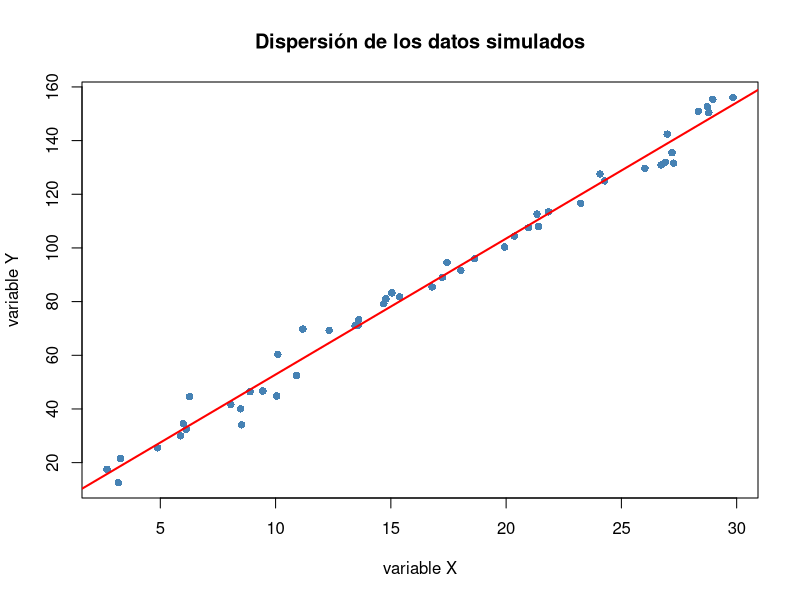
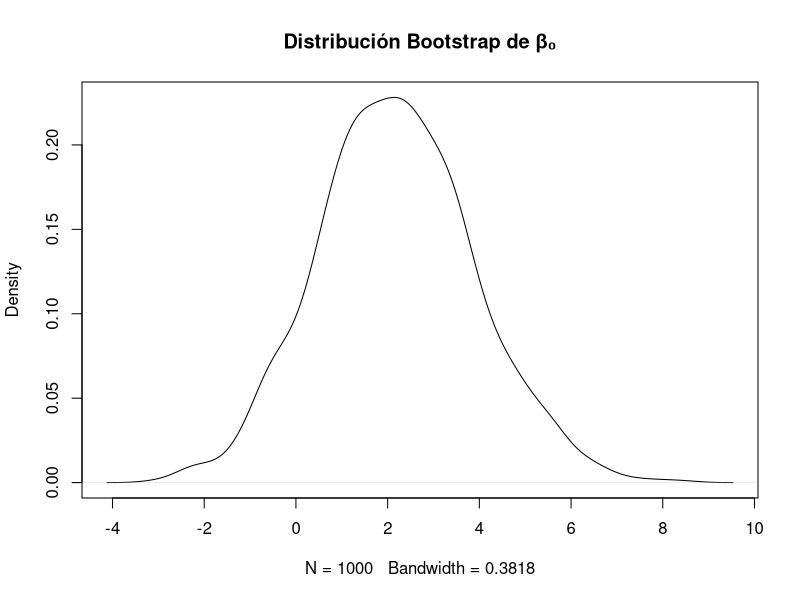
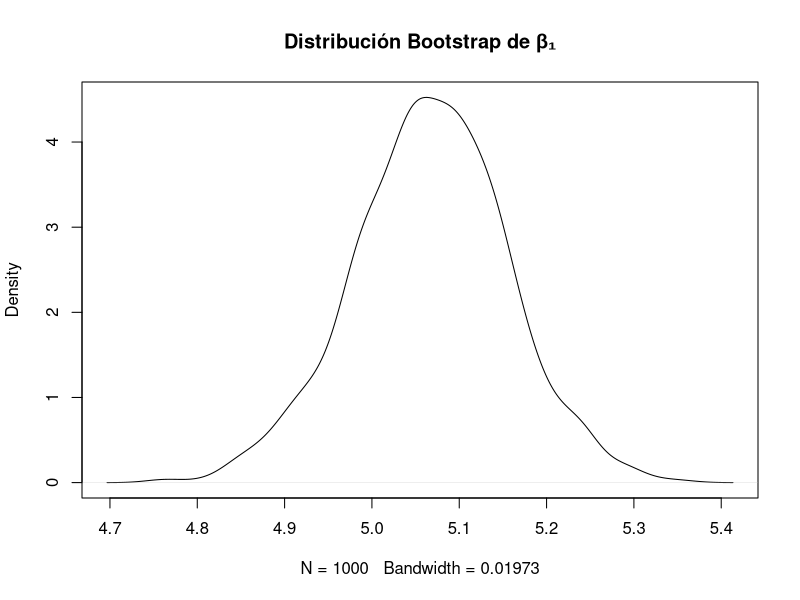
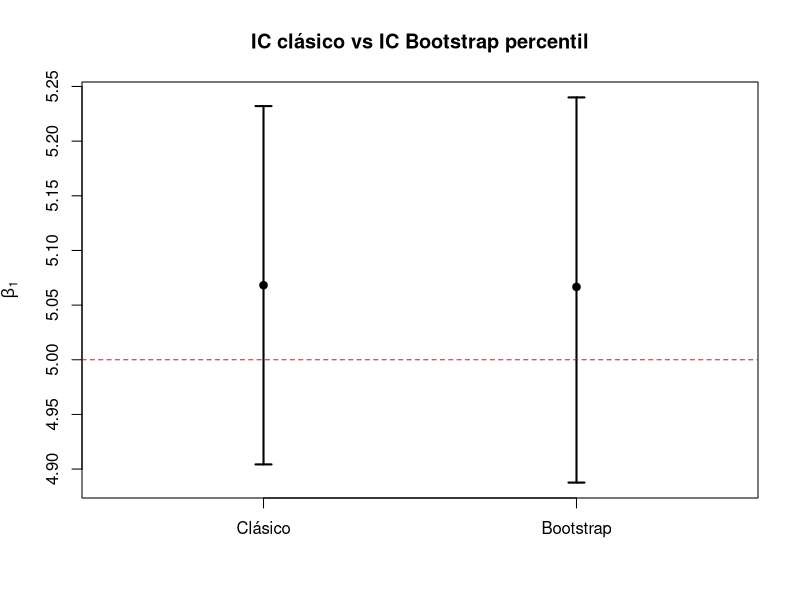
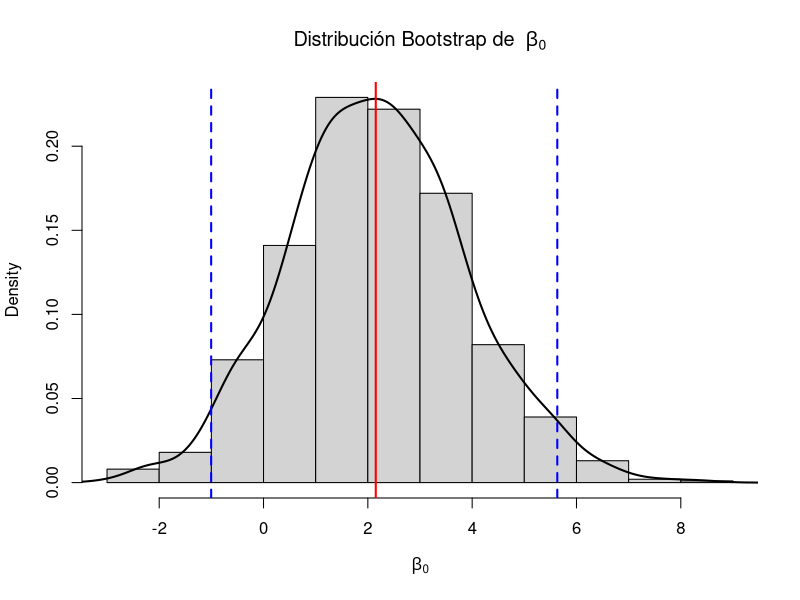
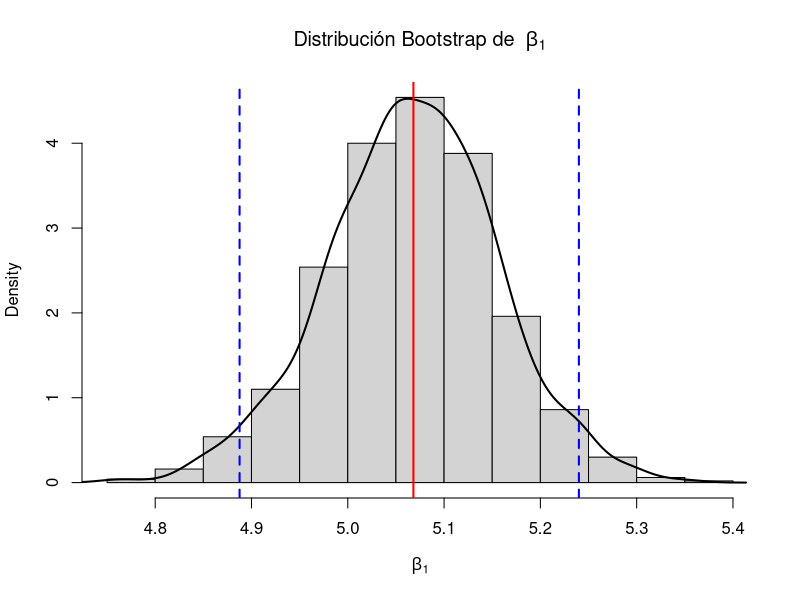
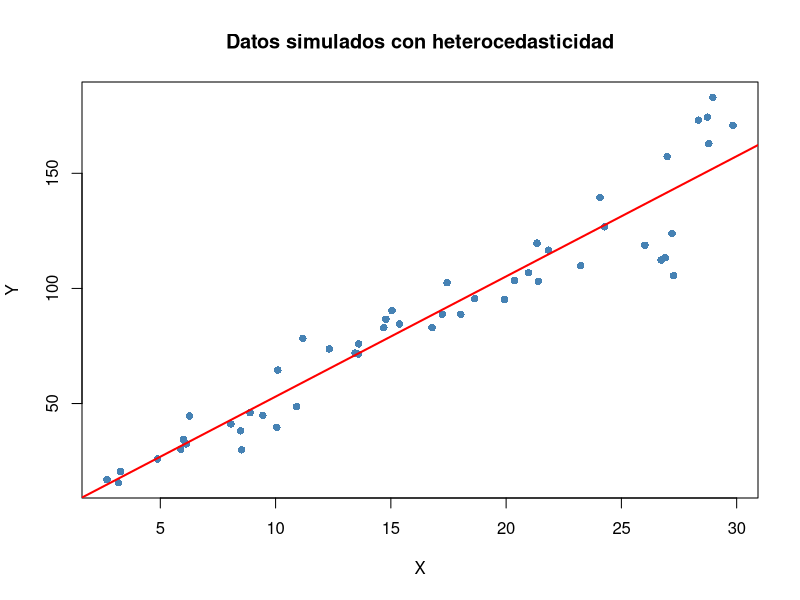
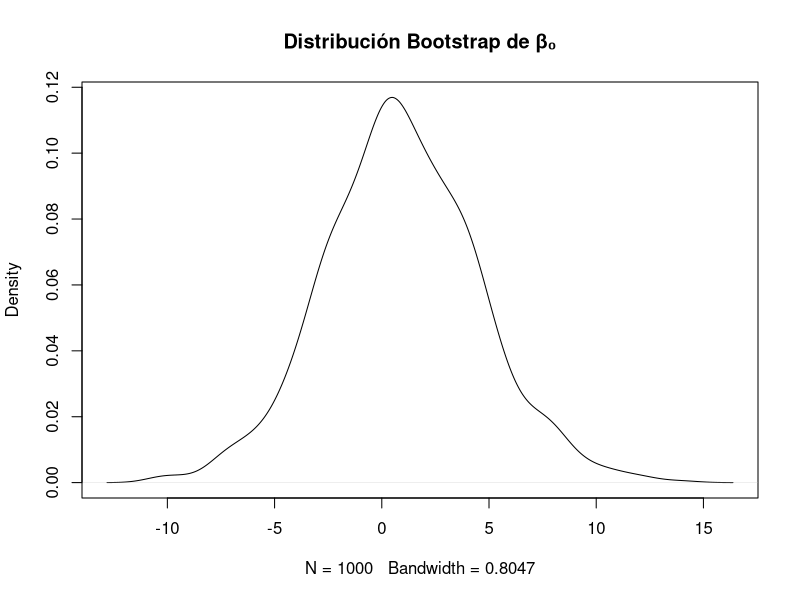

Source code (R) for these figures, in order:

# SIMULACIÓN BOOTSTRAP EN REGRESIÓN LINEAL SIMPLE
# Modelo: Y = 3 + 5X + error
# ================================================


set.seed(123)

n <- 50
x <- runif(n, min = 2, max = 30)
y <- 3 + 5*x + rnorm(n, mean = 0, sd = 5)


data <- data.frame(x, y)
View(data)


# --- Modelo clásico ---
ajuste <- lm(y ~ x, data = data)

# --- errores estandar ---
summary(ajuste)

# --- IC clásico ---

confint(ajuste)


plot(x, y, main = "Dispersión de los datos simulados",
     xlab = "variable X",
     ylab ="variable Y",
     col ="steelblue", pch =16)
abline(ajuste, col ="red", lwd =2)



# --- Bootstrap por pares ---
beta0 <- c()
beta1 <- c()
B <- 1000

for(i in 1:B){
  indices     <- sample(1:n, n, replace = TRUE)
  muestraBOOT <- data[indices, ]
  ajusteBOOT  <- lm(y ~ x, data = muestraBOOT)
  beta0[i]    <- ajusteBOOT$coefficients[1]
  beta1[i]    <- ajusteBOOT$coefficients[2]
}



# --- Distribuciones Bootstrap ---
plot(density(beta0), main = "Distribución Bootstrap de β₀")
plot(density(beta1), main = "Distribución Bootstrap de β₁")

# --- Promedios ---
beta0BOOT <- mean(beta0)
beta1BOOT <- mean(beta1)

# --- errores estandar Bootstrap ---
cat("Error estándar Bootstrap β₀:", round(sd(beta0), 4), "\n")
cat("Error estándar Bootstrap β₁:", round(sd(beta1), 4), "\n")


# --- Intervalos de confianza Bootstrap version percentil ---
ic_beta0 <- quantile(beta0, c(0.025, 0.975))
ic_beta1 <- quantile(beta1, c(0.025, 0.975))



#Intervalo de confianza normal Bootstrap
ic_normal0 <- mean(beta0) + c(-1, 1) * 1.96 * sd(beta0)
ic_normal1 <- mean(beta1) + c(-1, 1) * 1.96 * sd(beta1)


cat("IC Bootstrap percentil:", round(ic_beta0, 4), "\n")
cat("IC Bootstrap percentil:", round(ic_beta1, 4), "\n")

cat("IC Bootstrap normal:   ", round(ic_normal0, 4), "\n")
cat("IC Bootstrap normal:   ", round(ic_normal1, 4), "\n")


cat("β₀ verdadero: 3.0000\n")
cat("β₀ clásico: ", round(coef(ajuste)[1], 4), "\n")
cat("β₀ Bootstrap: ", round(beta0BOOT, 4), "\n\n")

cat("β₁ verdadero: 5.0000\n")
cat("β₁ clásico: ", round(coef(ajuste)[2], 4), "\n")
cat("β₁ Bootstrap:  ", round(beta1BOOT, 4), "\n\n")







plot(c(1,2),
     c(coef(ajuste)[2], beta1BOOT),
     xlim = c(0.5, 2.5),
     ylim = range(confint(ajuste)[2,], ic_beta1),
     xaxt = "n",
     pch = 19,
     xlab = "",
     ylab = expression(beta[1]),
     main = "IC clásico vs IC Bootstrap percentil")

axis(1, at = c(1,2),
     labels = c("Clásico", "Bootstrap"))

arrows(1,
       confint(ajuste)[2,1],
       1,
       confint(ajuste)[2,2],
       angle = 90,
       code = 3,
       length = 0.08,
       lwd = 2)

arrows(2,
       ic_beta1[1],
       2,
       ic_beta1[2],
       angle = 90,
       code = 3,
       length = 0.08,
       lwd = 2)

abline(h = 5, col = "red", lty = 2)





hist(beta0,
     probability = TRUE,
     main = expression("Distribución Bootstrap de " ~ beta[0]),
     xlab = expression(beta[0]))

lines(density(beta0), lwd = 2)

abline(v = coef(ajuste)[1], col = "red", lwd = 2)
abline(v = ic_beta0, col = "blue", lwd = 2, lty = 2)



hist(beta1,
     probability = TRUE,
     main = expression("Distribución Bootstrap de " ~ beta[1]),
     xlab = expression(beta[1]))

lines(density(beta1), lwd = 2)

abline(v = coef(ajuste)[2], col = "red", lwd = 2)
abline(v = ic_beta1, col = "blue", lwd = 2, lty = 2)






# SIMULACIÓN BOOTSTRAP EN REGRESIÓN LINEAL SIMPLE
# Escenario 2: Heterocedasticidad
# Modelo: Y = 3 + 5X + error (varianza no constante)
# ================================================

set.seed(123)


n <- 50
x2 <- runif(n, min = 2, max = 30)
y2 <- 3 + 5*x2 + rnorm(n, mean = 0, sd = 0.8*x2)
# la varianza crece con X: sd = 0.5*x

data2 <- data.frame(x2, y2)

# --- Modelo clásico ---
ajuste2 <- lm(y2 ~ x2, data = data2)

# --- Errores estándar ---
summary(ajuste2)

# --- IC clásico ---
confint(ajuste2)



plot(x2, y2,main = "Datos simulados con heterocedasticidad",
     xlab = "X",
     ylab = "Y",
     pch = 16,
     col = "steelblue")

abline(ajuste2,col = "red",lwd = 2)


# --- Bootstrap por pares ---
beta0_2 <- c()
beta1_2 <- c()
B <- 1000

for(i in 1:B){
  indices      <- sample(1:n, n, replace = TRUE)
  muestraBOOT2 <- data2[indices, ]
  ajusteBOOT2  <- lm(y2 ~ x2, data = muestraBOOT2)
  beta0_2[i]   <- ajusteBOOT2$coefficients[1]
  beta1_2[i]   <- ajusteBOOT2$coefficients[2]
}

# --- Distribuciones Bootstrap ---
plot(density(beta0_2), main = "Distribución Bootstrap de β₀")
plot(density(beta1_2), main = "Distribución Bootstrap de β₁")

# --- Promedios ---
beta0BOOT2 <- mean(beta0_2)
beta1BOOT2 <- mean(beta1_2)

# --- Errores estándar Bootstrap ---
cat("Error estándar Bootstrap β₀:", round(sd(beta0_2), 4), "\n")
cat("Error estándar Bootstrap β₁:", round(sd(beta1_2), 4), "\n")

# --- Intervalos de confianza Bootstrap versión percentil ---
ic_beta0_2 <- quantile(beta0_2, c(0.025, 0.975))
ic_beta1_2 <- quantile(beta1_2, c(0.025, 0.975))

# --- intervalo de confianza normal Bootstrap ---
ic_normal0_2 <- mean(beta0_2) + c(-1, 1) * 1.96 * sd(beta0_2)
ic_normal1_2 <- mean(beta1_2) + c(-1, 1) * 1.96 * sd(beta1_2)


cat("IC Bootstrap percentil β₀:", round(ic_beta0_2, 4), "\n")
cat("IC Bootstrap percentil β₁:", round(ic_beta1_2, 4), "\n")
cat("IC Bootstrap normal    β₀:", round(ic_normal0_2, 4), "\n")
cat("IC Bootstrap normal    β₁:", round(ic_normal1_2, 4), "\n")


cat("β₀ verdadero:  3.0000\n")
cat("β₀ clásico: ", round(coef(ajuste2)[1], 4), "\n")
cat("β₀ Bootstrap: ", round(beta0BOOT2, 4), "\n\n")

cat("β₁ verdadero: 5.0000\n")
cat("β₁ clásico:", round(coef(ajuste2)[2], 4), "\n")
cat("β₁ Bootstrap:", round(beta1BOOT2, 4), "\n\n")



hist(beta1_2,
     breaks = 30,
     probability = TRUE,
     col = "#F4A261",
     border = "white",
     main = expression(paste("Distribución Bootstrap de ", beta[1])),
     xlab = expression(hat(beta)[1]))

lines(density(beta1_2),
      lwd = 2)

abline(v = coef(ajuste2)[2],
       col = "red",
       lwd = 3)

abline(v = ic_beta1_2[1],
       col = "blue",
       lty = 2,
       lwd = 2)

abline(v = ic_beta1_2[2],
       col = "blue",
       lty = 2,
       lwd = 2)



ic_clasico <- confint(ajuste2)[2, ]

plot(c(1,2),
     c(coef(ajuste2)[2],
       mean(beta1_2)),
     ylim = range(c(ic_clasico,
                    ic_beta1_2)),
     pch = 16,
     xaxt = "n",
     xlab = "",
     ylab = expression(beta[1]),
     main = "IC clásico vs IC Bootstrap")

axis(1,
     at = c(1,2),
     labels = c("Clásico",
                "Bootstrap"))

arrows(1,
       ic_clasico[1],
       1,
       ic_clasico[2],
       angle = 90,
       code = 3,
       length = 0.08)

arrows(2,
       ic_beta1_2[1],
       2,
       ic_beta1_2[2],
       angle = 90,
       code = 3,
       length = 0.08)

abline(h = 5,
       col = "red",
       lty = 2)
